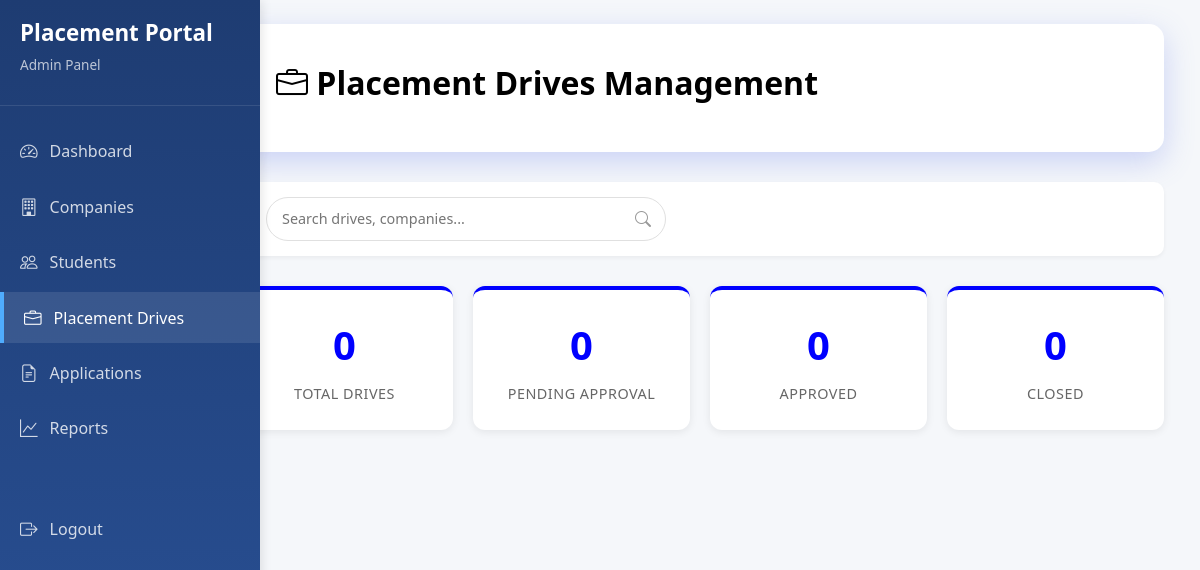
The app's page /admin/drives (signed in), older data.
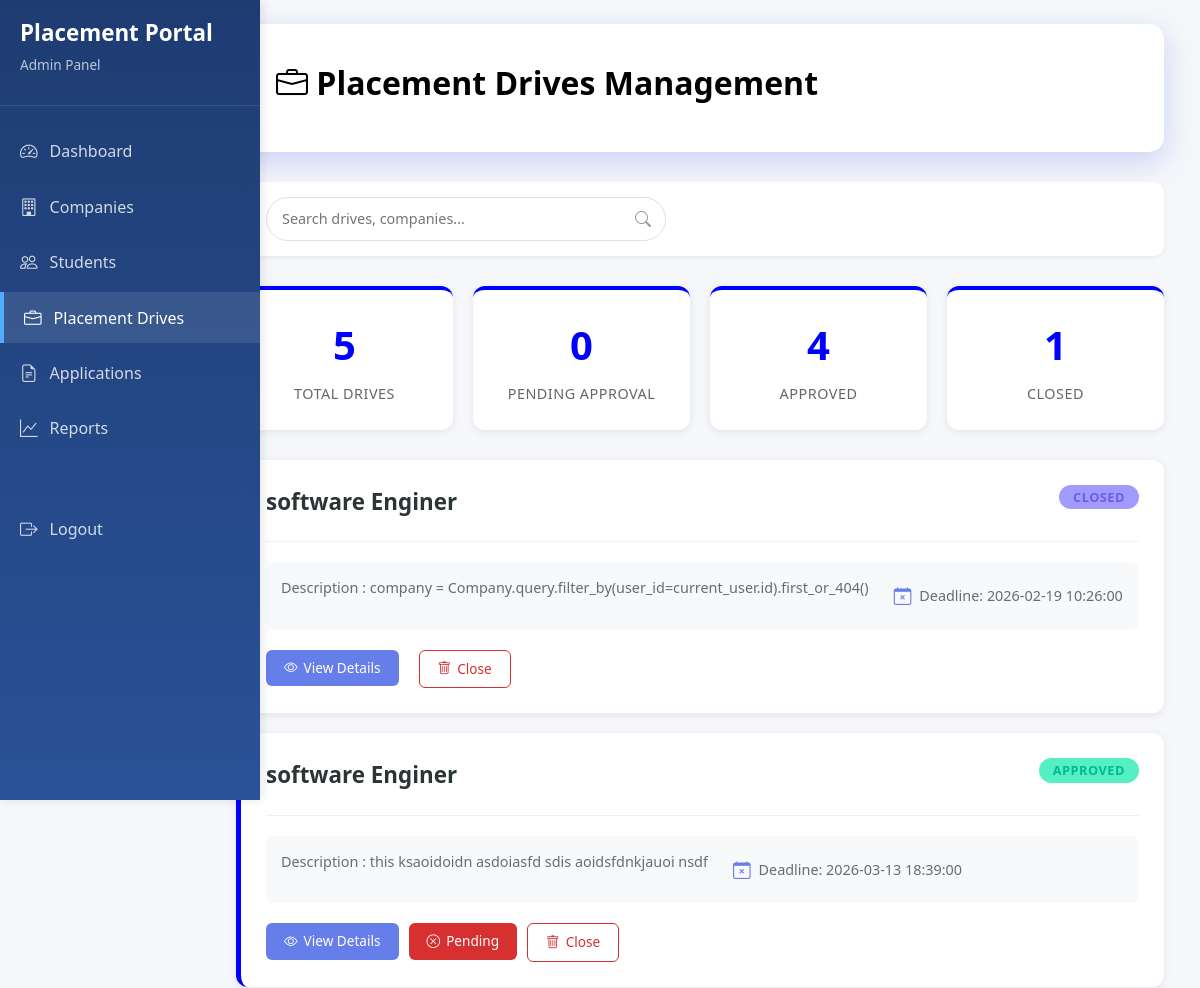
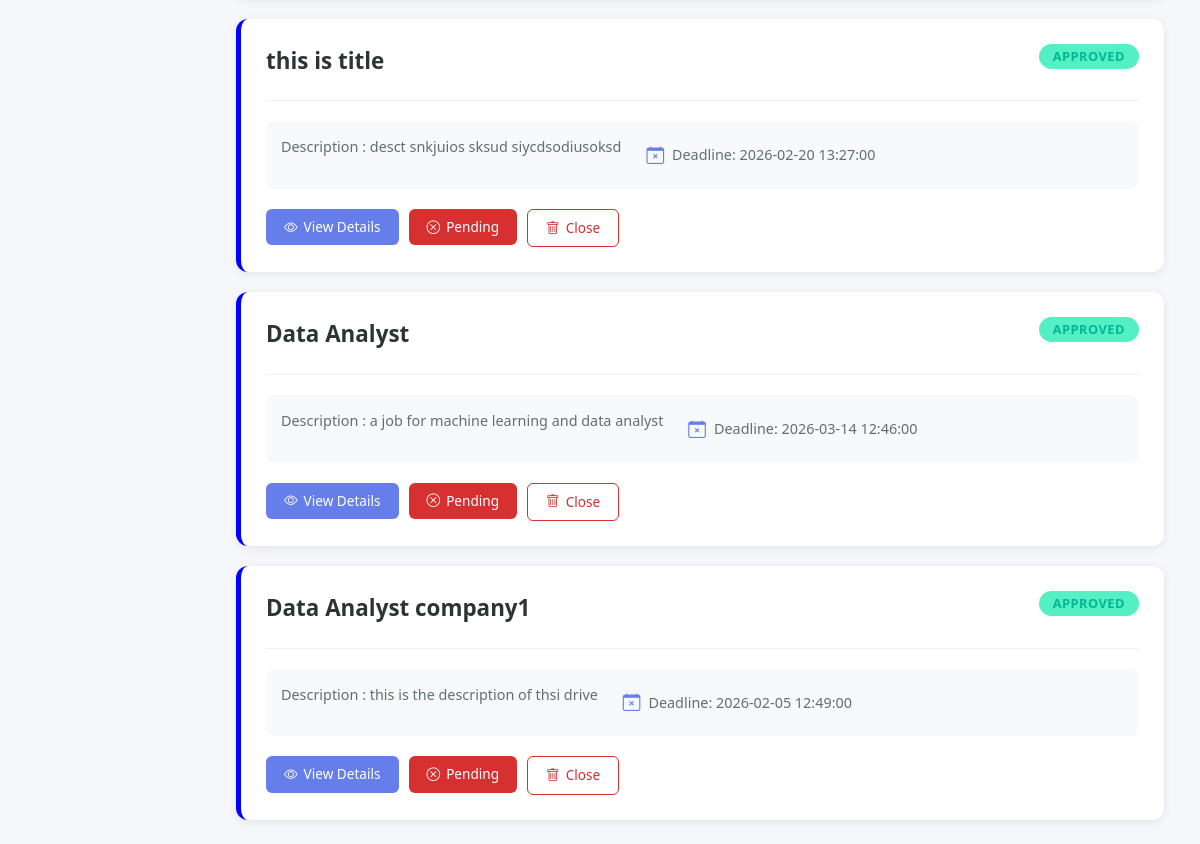
The same page, newer data (2 pictures, top to bottom).
### portal/models.py (models this page shows)
class Drive(db.Model,UserMixin):
    __tablename__ = 'placement_drives'
    id = db.Column(db.Integer , primary_key = True)
    company_id = db.Column(db.Integer,db.ForeignKey('companies.id') , nullable = False)
    job_title = db.Column(db.String(100), nullable = False)
    description = db.Column(db.String(200), nullable = False)
    eligibility = db.Column(db.String(100), nullable = False)
    deadline = db.Column(db.DateTime, nullable = False)
    status = db.Column(db.String(20), nullable = False,default ='APPROVED') #APPROVED,PENDING,CLOSED
    company = db.relationship('Company' , backref = 'companies')

### app.py (the view)
@app.route('/admin/drives')
@login_required
def admin_drives():
    d = Drive.query.all()
    t_p = len(Drive.query.filter_by(status = 'PENDING').all())
    t_a = len(Drive.query.filter_by(status = 'APPROVED').all())
    t_c = len(Drive.query.filter_by(status = 'CLOSED').all())
    return render_template('admin/admin_drives.html',t_d = len(d),t_p = t_p,t_c = t_c , t_a = t_a,drive = d)

### app.py (called while the page is built)
@login_manager.user_loader
def load_user(user_id):
    return User.query.get(int(user_id))

### templates/admin/admin_drives.html (shortened to what this page needs)
{% extends "admin/admin_base.html" %}
{% block content %}
<div class="page-header">
    <h1><i class="bi bi-briefcase"></i> Placement Drives Management</h1>
</div>
<div class="top-nav">
    <div class="search-bar">
        <input type="text" placeholder="Search drives, companies...">
        <i class="bi bi-search"></i>
    </div>
</div>
<div class="stats-row">
    <div class="stat-card">
        <div class="stat-number">{{t_d}}</div>
        <div class="stat-label">Total Drives</div>
    </div>
    <div class="stat-card ">
        <div class="stat-number">{{t_p}}</div>
        <div class="stat-label">Pending Approval</div>
    </div>
    <div class="stat-card ">
        <div class="stat-number">{{t_a}}</div>
        <div class="stat-label">Approved</div>
    </div>
    <div class="stat-card ">
        <div class="stat-number">{{t_c}}</div>
        <div class="stat-label">Closed</div>
    </div>
</div>
<div class="drives-container">
    {% for d in drive %}
    <div class="drive-card pending">
        <div class="drive-header">
            <div style="display: flex; align-items: start; flex: 1;">
                <div class="drive-title-section">
                    <div class="drive-title">{{d.job_title}} </div>
                </div>
            </div>
            <div class="status-badges">
                {% if d.status == 'APPROVED'%}
                <span class="badge badge-approved">APPROVED</span>
                {% elif d.status == 'PENDING' %}
                <span class="badge badge-pending">PENDING</span>
                {% else %}
                <span class="badge badge-closed">CLOSED</span>
                {% endif %}
            </div>
        </div>
        <div class="drive-meta">
            <div class="meta-item">
                <p>Description : {{d.description}} </p>
            </div>
            <div class="meta-item">
                <i class="bi bi-calendar-x"></i>
                <span>Deadline: {{d.deadline}}</span>
            </div>
        </div>
        <div class="action-buttons">
            <a href="{{url_for('drive_detail' , drive_id = d.id)}}">
                <button class="btn-action btn-view">
                    <i class="bi bi-eye"></i> View Details
                </button>
            </a>
            <a href="{{url_for('app_drive', drive_id=d.id)}}">
                {% if d.status == 'PENDING' %}
                <button class="btn-action btn-approve">
                    <i class="bi bi-check-circle"></i> Approve
                </button>
                {% elif d.status == 'APPROVED' %}
                <button class="btn-action btn-reject">
                    <i class="bi bi-x-circle"></i> Pending
                </button>
                {% endif %}
            </a>
            <a href="{{url_for('close_drive' , drive_id = d.id)}}">
                <button class="btn-action btn-delete">
                    <i class="bi bi-trash"></i> Close
                </button>
            </a>
        </div>
    </div>
    {% endfor %}
</div>
{% endblock %}

### templates/admin/admin_base.html (shortened to what this page needs)
<!DOCTYPE html>
<html lang="en">
<head>
    <link href="https://cdn.jsdelivr.net/npm/bootstrap@5.3.0-alpha1/dist/css/bootstrap.min.css" rel="stylesheet">
    <link rel="stylesheet" href="https://cdn.jsdelivr.net/npm/bootstrap-icons@1.13.1/font/bootstrap-icons.min.css">
</head>
<body>
    <div class="container-fluid">
        <div class="row">
            <div class="sidebar">
                <div class="sidebar-brand">
                    <h3>Placement Portal</h3>
                    <p>Admin Panel</p>
                </div>
                <ul class="sidebar-menu">
                    <li>
                        <a href="{{url_for('admin')}}" class="a">
                            <i class="bi bi-speedometer2"></i>
                            <span>Dashboard</span>
                        </a>
                    </li>
                    <li>
                        <a href="{{url_for('admin_companies')}}" class="a_c">
                            <i class="bi bi-building"></i>
                            <span>Companies</span>
                        </a>
                    </li>
                    <li>
                        <a href="{{url_for('admin_student')}}" class="a_s">
                            <i class="bi bi-people"></i>
                            <span>Students</span>
                        </a>
                    </li>
                    <li>
                        <a href="{{url_for('admin_drives')}}" class="a_p">
                            <i class="bi bi-briefcase"></i>
                            <span>Placement Drives</span>
                        </a>
                    </li>
                    <li>
                        <a href="{{url_for('admin_applications')}}" class="a_a">
                            <i class="bi bi-file-earmark-text"></i>
                            <span>Applications</span>
                        </a>
                    </li>
                    <li>
                        <a href="{{url_for('admin_reports')}}" class="a_r">
                            <i class="bi bi-graph-up"></i>
                            <span>Reports</span>
                        </a>
                    </li>
                    <li>
                        <a href="{{url_for('logout')}}" style="margin-top: 50px;">
                            <i class="bi bi-box-arrow-right"></i>
                            <span>Logout</span>
                        </a>
                    </li>
                </ul>
            </div>
            <div class="col-md-9 col-lg-10 ms-auto">
                <main class="p-4">
                    {% block content %}{% endblock %}
                </main>
            </div>
        </div>
    </div>
</body>
</html>

### templates/admin/admin_base.html (style rules this page uses)
* { margin: 0; padding: 0; box-sizing: border-box; }
body { font-family: 'Segoe UI', Tahoma, Geneva, Verdana, sans-serif; background: #f5f7fa; color: #333; }
.sidebar { position: fixed; top: 0; left: 0; height: 100vh; width: 260px; background: linear-gradient(180deg, #1e3c72 0%, #2a5298 100%); padding: 20px 0; z-index: 1000; box-shadow: 2px 0 10px rgba(0, 0, 0, 0.1); }
.sidebar-brand { padding: 0 20px 30px; border-bottom: 1px solid rgba(255, 255, 255, 0.1); margin-bottom: 20px; }
.sidebar-brand h3 { color: white; font-size: 1.4rem; font-weight: 600; }
.sidebar-brand p { color: rgba(255, 255, 255, 0.7); font-size: 0.85rem; margin: 0; }
.sidebar-menu { list-style: none; padding: 0; }
.sidebar-menu li { margin-bottom: 5px; }
.sidebar-menu a { display: flex; align-items: center; padding: 12px 20px; color: rgba(255, 255, 255, 0.8); text-decoration: none; transition: all 0.3s ease; }
.sidebar-menu i { margin-right: 12px; font-size: 1.1rem; }
.top-nav { background: white; padding: 15px 30px; border-radius: 10px; margin-bottom: 30px; box-shadow: 0 2px 4px rgba(0, 0, 0, 0.05); display: flex; justify-content: space-between; align-items: center; }
.search-bar { flex: 1; max-width: 400px; position: relative; }
.search-bar input { width: 100%; padding: 10px 40px 10px 15px; border: 1px solid #e0e0e0; border-radius: 25px; font-size: 0.9rem; }
.search-bar i { position: absolute; right: 15px; top: 50%; transform: translateY(-50%); color: #999; }
.page-header { background-color: white; color: black; padding: 40px; border-radius: 15px; margin-bottom: 30px; box-shadow: 0 10px 30px rgba(102, 126, 234, 0.3); }
.page-header h1 { font-size: 2rem; margin-bottom: 10px; font-weight: 700; }
.stats-row { display: grid; grid-template-columns: repeat(auto-fit, minmax(200px, 1fr)); gap: 20px; margin-bottom: 30px; }
.stat-card { background: white; padding: 25px; border-radius: 12px; box-shadow: 0 2px 8px rgba(0, 0, 0, 0.08); text-align: center; transition: transform 0.3s ease, box-shadow 0.3s ease; border-top: 4px solid blue; }
.stat-number { font-size: 2.5rem; font-weight: 700; color: blue; margin-bottom: 8px; }
.stat-label { font-size: 0.9rem; color: #666; text-transform: uppercase; letter-spacing: 0.5px; font-weight: 500; }
.drives-container { display: grid; gap: 20px; }
.drive-card { background: white; border-radius: 12px; padding: 25px; box-shadow: 0 2px 8px rgba(0, 0, 0, 0.08); transition: all 0.3s ease; border-left: 5px solid blue; position: relative; }
.drive-header { display: flex; justify-content: space-between; align-items: start; margin-bottom: 20px; padding-bottom: 15px; border-bottom: 1px solid #f0f0f0; }
.drive-title-section { flex: 1; }
.drive-title { font-size: 1.4rem; font-weight: 600; color: #2d3436; margin-bottom: 8px; }
.status-badges { display: flex; gap: 8px; flex-wrap: wrap; }
.badge { padding: 6px 14px; border-radius: 20px; font-size: 0.8rem; font-weight: 600; text-transform: uppercase; letter-spacing: 0.5px; }
.badge-approved { background: #55efc4; color: #00b894; }
.badge-closed { background: #a29bfe; color: #6c5ce7; }
.drive-meta { display: flex; flex-wrap: wrap; gap: 25px; margin: 20px 0; padding: 15px; background: #f8f9fa; border-radius: 8px; }
.meta-item { display: flex; align-items: center; gap: 8px; font-size: 0.9rem; color: #636e72; }
.meta-item i { color: #667eea; font-size: 1.1rem; }
.action-buttons { display: flex; flex-wrap: wrap; gap: 10px; margin-top: 20px; }
.btn-action { padding: 8px 18px; border-radius: 6px; font-size: 0.85rem; font-weight: 500; border: none; cursor: pointer; transition: all 0.3s ease; display: inline-flex; align-items: center; gap: 6px; }
.btn-view { background: blue; color: white; }
.btn-reject { background: #d63031; color: white; }
.btn-delete { background: transparent; color: #d63031; border: 1px solid #d63031; }
.btn-view { background: #667eea; color: white; }

### templates/admin/admin_drives.html (style rules this page uses)
a { text-decoration: none; }
.sidebar-menu a:hover, .sidebar-menu a.a_p { background: rgba(255, 255, 255, 0.1); color: white; border-left: 4px solid #4facfe; }

Row changes from the older to the newer data that the page shows:
added Drive: job_title "software Enginer", status "CLOSED", description "company = Company.query.filter_by(user_id=current_user.id).first_or_404()", deadline "2026-02-19 10:26:00"
added Drive: job_title "software Enginer", status "APPROVED", description "this ksaoidoidn asdoiasfd sdis aoidsfdnkjauoi nsdf", deadline "2026-03-13 18:39:00"
added Drive: job_title "this is title", status "APPROVED", description "desct snkjuios sksud siycdsodiusoksd", deadline "2026-02-20 13:27:00"
added Drive: job_title "Data Analyst", status "APPROVED", description "a job for machine learning and data analyst", deadline "2026-03-14 12:46:00"
added Drive: job_title "Data Analyst company1", status "APPROVED", description "this is the description of thsi drive", deadline "2026-02-05 12:49:00"
Text that changed along with them:
{{ t_d }}: "0" → "5"
{{ t_a }}: "0" → "4"
{{ t_c }}: "0" → "1"
